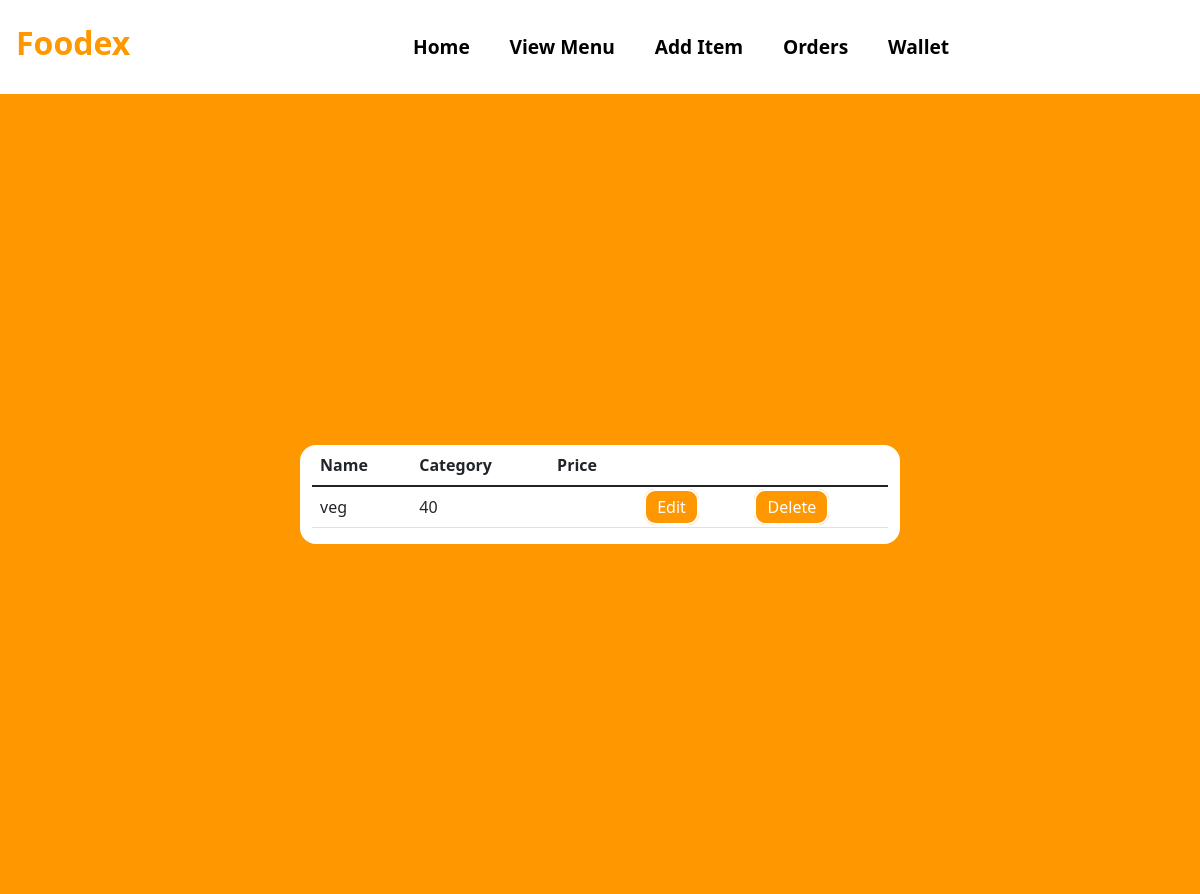
The app's page /View-Menu (signed in), older data.
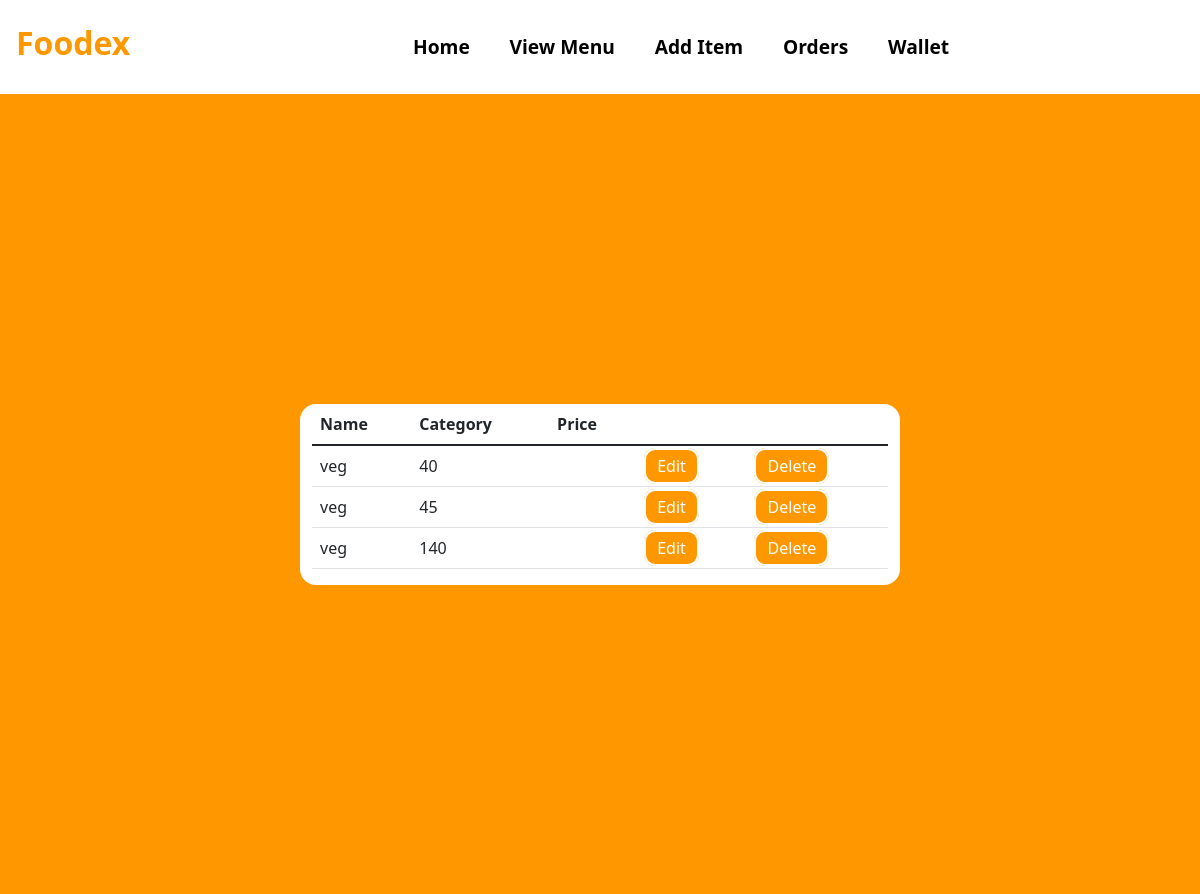
The same page, newer data.
### tables this page shows
CREATE TABLE MENU(
                        ITEM_ID INTEGER PRIMARY KEY AUTOINCREMENT,
                        ITEM_NAME TEXT,
                        ITEM_CATEGORY TEXT,
                        ITEM_PRICE INTEGER,
                        RESTAURANT_ID INTEGER,
                        FOREIGN KEY(RESTAURANT_ID) REFERENCES RESTAURANT(RESTAURANT_ID)
                       );

### Restaurant.py (the view)
@restaurant.route("/View-Menu")
def view_menu():
    cursor=connection.cursor()
    count=cursor.execute("SELECT m.ITEM_NAME,m.ITEM_CATEGORY,m.ITEM_PRICE FROM MENU m LEFT JOIN RESTAURANT r ON m.RESTAURANT_ID = r.RESTAURANT_ID WHERE m.RESTAURANT_ID="+str(session["id"])+"; ")
    result=cursor.fetchall()
    return render_template("View_Menu.html",MENU=result)

### templates/View_Menu.html (shortened to what this page needs)
<!DOCTYPE html>
<html lang="en">
<head>
    <link href="https://cdn.jsdelivr.net/npm/bootstrap@5.1.3/dist/css/bootstrap.min.css" rel="stylesheet">
    <link rel= "stylesheet" type= "text/css" href= "{{ url_for('static',filename='Styles.css') }}">
</head>
<body>
<nav class="navbar navbar-expand-lg bg-white">
  <h3 class="navbar-brand Logo" style="color:#ff9800;font-size: 2rem;"href="#">Foodex</h3>
    <div class="container">
  <div class="collapse navbar-collapse" id="navbarSupportedContent">
    <ul class="navbar-nav mr-auto nav-links">
        <li class="nav-item">
        <a class="nav-link nav-link-btn" href="/Resturant-Dashboard">Home</a>
      </li>
      <li class="nav-item">
        <a class="nav-link nav-link-btn" href="/View-Menu">View Menu</a>
      </li>
      <li class="nav-item">
        <a class="nav-link nav-link-btn" href="/Add-Item">Add Item</a>
      </li>
        <li class="nav-item">
        <a class="nav-link nav-link-btn" href="/Resturant-Orders">Orders</a>
      </li>
        <li class="nav-item">
        <a class="nav-link nav-link-btn" href="/Resturant-Wallet">Wallet</a>
      </li>
    </ul>
  </div>
     </div>
</nav>
  <div class="ToCenter" style="background:#ff9800;">
  <div class="container">
        <div class="row">
            <div class="col">
                <table class="table">
                    <thead>
                      <tr>
                        <th scope="col">Name</th>
                        <th scope="col">Category</th>
                        <th scope="col">Price</th>
                      </tr>
                    </thead>
                    <tbody>
                      {% for i in MENU %}
                      <tr>
                        <td>{{i[1]}}</td>
                        <td>{{i[2]}}</td>
                          <td>{{i[3]}}</td>
                        <td> <a class="Edit-btn" style="background:#ff9800;" href="/Edit-Item?id={{i[0]}}">Edit</a> </td>
                          <td> <a class="Edit-btn" style="background:#ff9800;" href="/Delete-Item?id={{i[0]}}">Delete</a> </td>
                      </tr>
                      {% endfor %}
                    </tbody>
                  </table>
            </div>
        </div>
    </div>
    </div>
</body>
</html>

### static/Styles.css (style rules this page uses)
.ToCenter { display: flex; height: 100vh; width: 100vw; justify-content: center; align-items: center; }
.Logo { text-align: center; padding: 1rem; font-weight: bold; }
.nav-links { width: 100%; display: flex; flex-direction: column; justify-content: space-around; align-items: center; }
.nav-link-btn { border:solid 2px white; font-size: 1.2rem; border-radius: 0.7rem; font-weight: bold; color: black; }
.Edit-btn { border:solid 2px white; color: white; text-decoration:none; padding: 0.3rem 0.7rem; border-radius: 0.7rem; }

### templates/View_Menu.html (style rules this page uses)
.container { width: 50vw; background: white; border-radius: 1rem; }

Row changes from the older to the newer data that the page shows:
now on this page (row edited): MENU: ITEM_CATEGORY "veg", ITEM_PRICE "45"
now on this page (row edited): MENU: ITEM_CATEGORY "veg", ITEM_PRICE "140"
